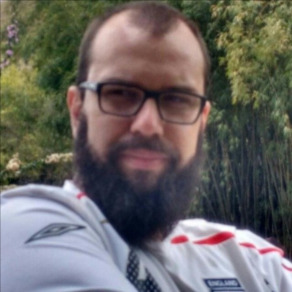
#> input picture Cartoon Image/me.jpg, 292 x 292 px, given in place of the camera
$ python BasicKNN.py
#> lines starting #> are read from the running program, lines starting #| are printed output that depends on the picture; after the words box and inside, x2 and y2 are one past the last pixel; in counts of white or black regions, pixels touching at a corner belong together
import cv2
import numpy as np

bs = cv2.createBackgroundSubtractorKNN(detectShadows = True)
camera = cv2.VideoCapture(0)

while True:
  ret, frame = camera.read()
#> frame is the input picture: shape (292, 292, 3); mean B, G, R 100.2, 102.9, 106.7
  fgmask = bs.apply(frame)
#> fgmask: shape (292, 292); every value is 255
  th = cv2.threshold(fgmask.copy(), 244, 255, cv2.THRESH_BINARY)[1]
  th = cv2.erode(th, cv2.getStructuringElement(cv2.MORPH_ELLIPSE, (3,3)), iterations = 2)
  dilated = cv2.dilate(th, cv2.getStructuringElement(cv2.MORPH_ELLIPSE, (8,3)), iterations = 2)
  contours, hier = cv2.findContours(dilated, cv2.RETR_EXTERNAL, cv2.CHAIN_APPROX_SIMPLE)
#> contours = [[[0, 0], [0, 291], [291, 291], [291, 0]]]
  for c in contours:
      if cv2.contourArea(c) > 1000:
          (x,y,w,h) = cv2.boundingRect(c)
          cv2.rectangle(frame, (x,y), (x+w, y+h), (255, 255, 0), 2)
#> this loop made 1 pass
#> (c, x, y, w, h) on pass 1: ([[0, 0], [0, 291], [291, 291], [291, 0]], 0, 0, 292, 292)
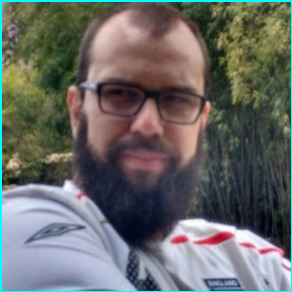
#> frame: shape (292, 292, 3); 2.04% of pixels changed, all inside (x1, y1, x2, y2) = (0, 0, 292, 292)

  #cv2.imshow("mog", fgmask)
  cv2.imshow("thresh", th)
  cv2.imshow("diff", frame & cv2.cvtColor(fgmask, cv2.COLOR_GRAY2BGR))
  #cv2.imshow("detection", frame)
  k = cv2.waitKey(30) & 0xff
#> (key Esc is pressed here)
  if k == 27:
      break

camera.release()
cv2.destroyAllWindows()

$ run again, on Cartoon Image/por_sol.png
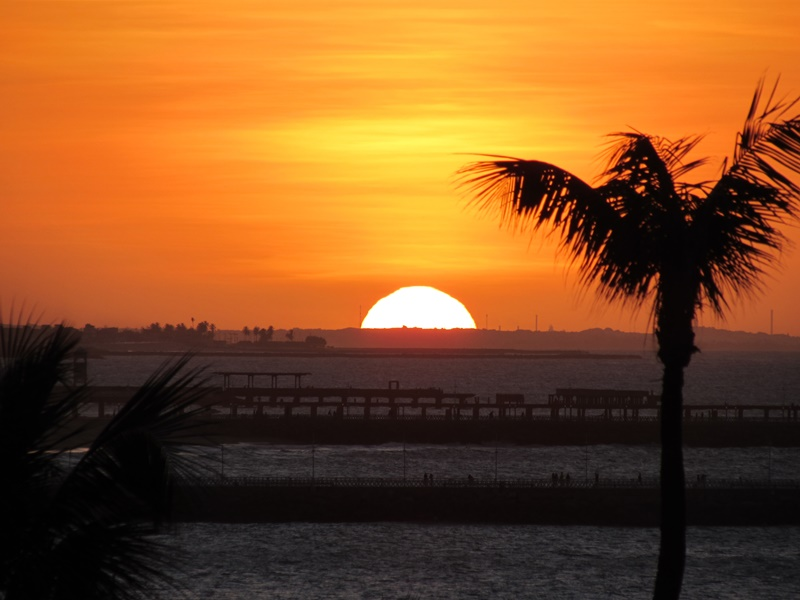
#> input picture Cartoon Image/por_sol.png, 800 x 600 px, given in place of the camera
#> frame is the input picture: shape (600, 800, 3); mean B, G, R 35.5, 82.3, 136.1
#> fgmask: shape (600, 800); every value is 255
#> contours = [[[0, 0], [0, 599], [799, 599], [799, 0]]]
#> the loop `for c in contours:` made 1 pass
#> (c, x, y, w, h) on pass 1: ([[0, 0], [0, 599], [799, 599], [799, 0]], 0, 0, 800, 600)
#> after the loop `for c in contours:`:
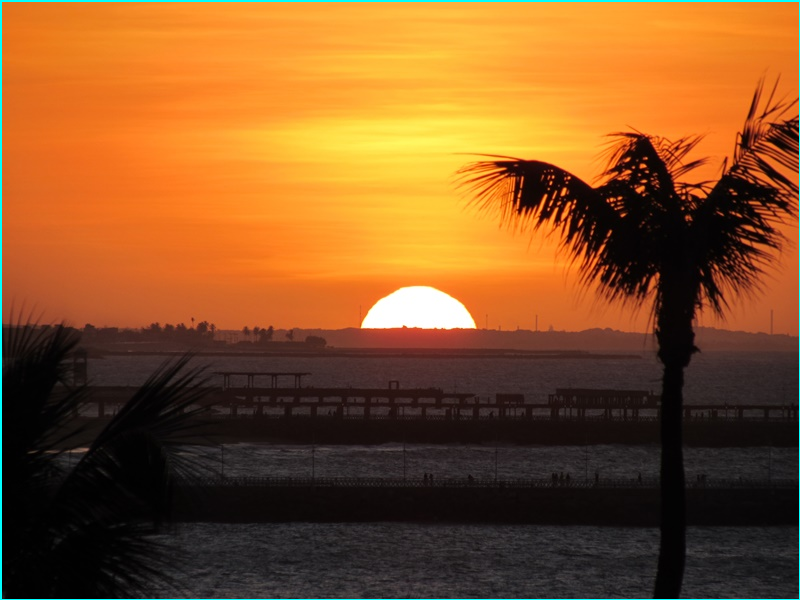
#> frame: shape (600, 800, 3); 0.87% of pixels changed, all inside (x1, y1, x2, y2) = (0, 0, 800, 600)
